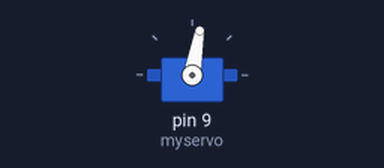
The sketch below on a simulated Arduino Uno, built with avr-gcc and run on an emulated ATmega328P. On the bench: servo.

Above: at 0.1 s.
Timing chart, 0 to 2.6 s (numbered marks = the images above):
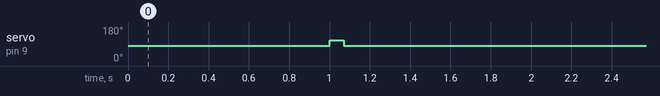

Measured:
- by itself, servo on pin 9 (myservo): 80° → 110° at 1.0 s, → 80° 0.07 s later

The sketch:

Fish_Feeder.ino
```cpp
#include<Servo.h>
 Servo myservo;
void setup() {
  myservo.attach(9);
}
void loop() {
  myservo.write(80);
  delay (1000);
  myservo.write(110);
  delay (70);
  myservo.write(80);
  delay(86400000);
}
```
